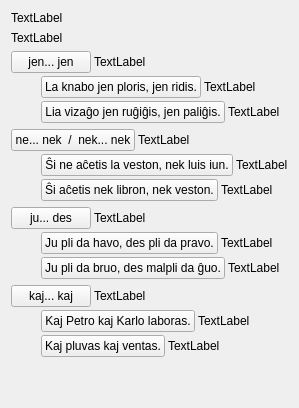
     <widget class="QWidget" name="tab_8">
      <attribute name="icon">
       <iconset resource="ikonoj.qrc">
        <normaloff>:/ikonoj/leciono.png</normaloff>:/ikonoj/leciono.png</iconset>
      </attribute>
      <attribute name="title">
       <string>8</string>
      </attribute>
      <layout class="QVBoxLayout" name="verticalLayout_104">
       <item>
        <widget class="titolo" name="Lec11_Label6">
         <property name="text">
          <string>TextLabel</string>
         </property>
        </widget>
       </item>
       <item>
        <widget class="QLabel" name="Lec11_Label866">
         <property name="text">
          <string>TextLabel</string>
         </property>
         <property name="wordWrap">
          <bool>true</bool>
         </property>
        </widget>
       </item>
       <item>
        <layout class="QVBoxLayout" name="verticalLayout_96">
         <property name="spacing">
          <number>3</number>
         </property>
         <item>
          <layout class="QHBoxLayout" name="horizontalLayout_165" stretch="3,1">
           <item>
            <widget class="neklakebla" name="Lec11_Button711_3">
             <property name="sizePolicy">
              <sizepolicy hsizetype="Maximum" vsizetype="Fixed">
               <horstretch>0</horstretch>
               <verstretch>0</verstretch>
              </sizepolicy>
             </property>
             <property name="text">
              <string>jen... jen</string>
             </property>
            </widget>
           </item>
           <item>
            <widget class="QLabel" name="Lec11_Label9">
             <property name="text">
              <string>TextLabel</string>
             </property>
             <property name="wordWrap">
              <bool>true</bool>
             </property>
            </widget>
           </item>
          </layout>
         </item>
         <item>
          <layout class="QHBoxLayout" name="horizontalLayout_166">
           <item>
            <spacer name="horizontalSpacer_55">
             <property name="orientation">
              <enum>Qt::Horizontal</enum>
             </property>
             <property name="sizeType">
              <enum>QSizePolicy::Fixed</enum>
             </property>
             <property name="sizeHint" stdset="0">
              <size>
               <width>30</width>
               <height>20</height>
              </size>
             </property>
            </spacer>
           </item>
           <item>
            <layout class="QVBoxLayout" name="verticalLayout_97">
             <property name="spacing">
              <number>3</number>
             </property>
             <item>
              <layout class="QHBoxLayout" name="horizontalLayout_167" stretch="3,1">
               <item>
                <widget class="neklakebla" name="pushButton_97">
                 <property name="sizePolicy">
                  <sizepolicy hsizetype="Maximum" vsizetype="Fixed">
                   <horstretch>0</horstretch>
                   <verstretch>0</verstretch>
                  </sizepolicy>
                 </property>
                 <property name="text">
                  <string>La knabo jen ploris, jen ridis.</string>
                 </property>
                </widget>
               </item>
               <item>
                <widget class="QLabel" name="Lec11_Label867">
                 <property name="text">
                  <string>TextLabel</string>
                 </property>
                 <property name="wordWrap">
                  <bool>true</bool>
                 </property>
                </widget>
               </item>
              </layout>
             </item>
             <item>
              <layout class="QHBoxLayout" name="horizontalLayout_168" stretch="3,1">
               <item>
                <widget class="neklakebla" name="pushButton_98">
                 <property name="sizePolicy">
                  <sizepolicy hsizetype="Maximum" vsizetype="Fixed">
                   <horstretch>0</horstretch>
                   <verstretch>0</verstretch>
                  </sizepolicy>
                 </property>
                 <property name="text">
                  <string>Lia vizaĝo jen ruĝiĝis, jen paliĝis.</string>
                 </property>
                </widget>
               </item>
               <item>
                <widget class="QLabel" name="Lec11_Label868">
                 <property name="text">
                  <string>TextLabel</string>
                 </property>
                 <property name="wordWrap">
                  <bool>true</bool>
                 </property>
                </widget>
               </item>
              </layout>
             </item>
            </layout>
           </item>
          </layout>
         </item>
        </layout>
       </item>
       <item>
        <layout class="QVBoxLayout" name="verticalLayout_98">
         <property name="spacing">
          <number>3</number>
         </property>
         <item>
          <layout class="QHBoxLayout" name="horizontalLayout_169" stretch="3,1">
           <item>
            <widget class="neklakebla" name="Lec11_Button711_4">
             <property name="sizePolicy">
              <sizepolicy hsizetype="Maximum" vsizetype="Fixed">
               <horstretch>0</horstretch>
               <verstretch>0</verstretch>
              </sizepolicy>
             </property>
             <property name="text">
              <string>ne... nek  /  nek... nek</string>
             </property>
            </widget>
           </item>
           <item>
            <widget class="QLabel" name="Lec11_Label15">
             <property name="text">
              <string>TextLabel</string>
             </property>
             <property name="wordWrap">
              <bool>true</bool>
             </property>
            </widget>
           </item>
          </layout>
         </item>
         <item>
          <layout class="QHBoxLayout" name="horizontalLayout_170">
           <item>
            <spacer name="horizontalSpacer_56">
             <property name="orientation">
              <enum>Qt::Horizontal</enum>
             </property>
             <property name="sizeType">
              <enum>QSizePolicy::Fixed</enum>
             </property>
             <property name="sizeHint" stdset="0">
              <size>
               <width>30</width>
               <height>20</height>
              </size>
             </property>
            </spacer>
           </item>
           <item>
            <layout class="QVBoxLayout" name="verticalLayout_99">
             <property name="spacing">
              <number>3</number>
             </property>
             <item>
              <layout class="QHBoxLayout" name="horizontalLayout_171" stretch="3,1">
               <item>
                <widget class="neklakebla" name="pushButton_99">
                 <property name="sizePolicy">
                  <sizepolicy hsizetype="Maximum" vsizetype="Fixed">
                   <horstretch>0</horstretch>
                   <verstretch>0</verstretch>
                  </sizepolicy>
                 </property>
                 <property name="text">
                  <string>Ŝi ne aĉetis la veston, nek luis iun.</string>
                 </property>
                </widget>
               </item>
               <item>
                <widget class="QLabel" name="Lec11_Label7">
                 <property name="text">
                  <string>TextLabel</string>
                 </property>
                 <property name="wordWrap">
                  <bool>true</bool>
                 </property>
                </widget>
               </item>
              </layout>
             </item>
             <item>
              <layout class="QHBoxLayout" name="horizontalLayout_172" stretch="3,1">
               <item>
                <widget class="neklakebla" name="pushButton_100">
                 <property name="sizePolicy">
                  <sizepolicy hsizetype="Maximum" vsizetype="Fixed">
                   <horstretch>0</horstretch>
                   <verstretch>0</verstretch>
                  </sizepolicy>
                 </property>
                 <property name="text">
                  <string>Ŝi aĉetis nek libron, nek veston.</string>
                 </property>
                </widget>
               </item>
               <item>
                <widget class="QLabel" name="Lec11_Label8">
                 <property name="text">
                  <string>TextLabel</string>
                 </property>
                 <property name="wordWrap">
                  <bool>true</bool>
                 </property>
                </widget>
               </item>
              </layout>
             </item>
            </layout>
           </item>
          </layout>
         </item>
        </layout>
       </item>
       <item>
        <layout class="QVBoxLayout" name="verticalLayout_100">
         <property name="spacing">
          <number>3</number>
         </property>
         <item>
          <layout class="QHBoxLayout" name="horizontalLayout_173" stretch="3,1">
           <item>
            <widget class="neklakebla" name="Lec11_Button711_5">
             <property name="sizePolicy">
              <sizepolicy hsizetype="Maximum" vsizetype="Fixed">
               <horstretch>0</horstretch>
               <verstretch>0</verstretch>
              </sizepolicy>
             </property>
             <property name="text">
              <string>ju... des</string>
             </property>
            </widget>
           </item>
           <item>
            <widget class="QLabel" name="Lec11_Label16">
             <property name="text">
              <string>TextLabel</string>
             </property>
             <property name="wordWrap">
              <bool>true</bool>
             </property>
            </widget>
           </item>
          </layout>
         </item>
         <item>
          <layout class="QHBoxLayout" name="horizontalLayout_174">
           <item>
            <spacer name="horizontalSpacer_57">
             <property name="orientation">
              <enum>Qt::Horizontal</enum>
             </property>
             <property name="sizeType">
              <enum>QSizePolicy::Fixed</enum>
             </property>
             <property name="sizeHint" stdset="0">
              <size>
               <width>30</width>
               <height>20</height>
              </size>
             </property>
            </spacer>
           </item>
           <item>
            <layout class="QVBoxLayout" name="verticalLayout_101">
             <property name="spacing">
              <number>3</number>
             </property>
             <item>
              <layout class="QHBoxLayout" name="horizontalLayout_175" stretch="3,1">
               <item>
                <widget class="neklakebla" name="pushButton_101">
                 <property name="sizePolicy">
                  <sizepolicy hsizetype="Maximum" vsizetype="Fixed">
                   <horstretch>0</horstretch>
                   <verstretch>0</verstretch>
                  </sizepolicy>
                 </property>
                 <property name="text">
                  <string>Ju pli da havo, des pli da pravo.</string>
                 </property>
                </widget>
               </item>
               <item>
                <widget class="QLabel" name="Lec11_Label13">
                 <property name="text">
                  <string>TextLabel</string>
                 </property>
                 <property name="wordWrap">
                  <bool>true</bool>
                 </property>
                </widget>
               </item>
              </layout>
             </item>
             <item>
              <layout class="QHBoxLayout" name="horizontalLayout_176" stretch="3,1">
               <item>
                <widget class="neklakebla" name="pushButton_102">
                 <property name="sizePolicy">
                  <sizepolicy hsizetype="Maximum" vsizetype="Fixed">
                   <horstretch>0</horstretch>
                   <verstretch>0</verstretch>
                  </sizepolicy>
                 </property>
                 <property name="text">
                  <string>Ju pli da bruo, des malpli da ĝuo.</string>
                 </property>
                </widget>
               </item>
               <item>
                <widget class="QLabel" name="Lec11_Label14">
                 <property name="text">
                  <string>TextLabel</string>
                 </property>
                 <property name="wordWrap">
                  <bool>true</bool>
                 </property>
                </widget>
               </item>
              </layout>
             </item>
            </layout>
           </item>
          </layout>
         </item>
        </layout>
       </item>
       <item>
        <layout class="QVBoxLayout" name="verticalLayout_102">
         <property name="spacing">
          <number>3</number>
         </property>
         <item>
          <layout class="QHBoxLayout" name="horizontalLayout_177" stretch="3,1">
           <item>
            <widget class="neklakebla" name="Lec11_Button711_6">
             <property name="sizePolicy">
              <sizepolicy hsizetype="Maximum" vsizetype="Fixed">
               <horstretch>0</horstretch>
               <verstretch>0</verstretch>
              </sizepolicy>
             </property>
             <property name="text">
              <string>kaj... kaj</string>
             </property>
            </widget>
           </item>
           <item>
            <widget class="QLabel" name="Lec11_Label19">
             <property name="text">
              <string>TextLabel</string>
             </property>
             <property name="wordWrap">
              <bool>true</bool>
             </property>
            </widget>
           </item>
          </layout>
         </item>
         <item>
          <layout class="QHBoxLayout" name="horizontalLayout_178">
           <item>
            <spacer name="horizontalSpacer_58">
             <property name="orientation">
              <enum>Qt::Horizontal</enum>
             </property>
             <property name="sizeType">
              <enum>QSizePolicy::Fixed</enum>
             </property>
             <property name="sizeHint" stdset="0">
              <size>
               <width>30</width>
               <height>20</height>
              </size>
             </property>
            </spacer>
           </item>
           <item>
            <layout class="QVBoxLayout" name="verticalLayout_103">
             <property name="spacing">
              <number>3</number>
             </property>
             <item>
              <layout class="QHBoxLayout" name="horizontalLayout_179" stretch="3,1">
               <item>
                <widget class="neklakebla" name="pushButton_103">
                 <property name="sizePolicy">
                  <sizepolicy hsizetype="Maximum" vsizetype="Fixed">
                   <horstretch>0</horstretch>
                   <verstretch>0</verstretch>
                  </sizepolicy>
                 </property>
                 <property name="text">
                  <string>Kaj Petro kaj Karlo laboras.</string>
                 </property>
                </widget>
               </item>
               <item>
                <widget class="QLabel" name="Lec11_Label17">
                 <property name="text">
                  <string>TextLabel</string>
                 </property>
                 <property name="wordWrap">
                  <bool>true</bool>
                 </property>
                </widget>
               </item>
              </layout>
             </item>
             <item>
              <layout class="QHBoxLayout" name="horizontalLayout_180" stretch="3,1">
               <item>
                <widget class="neklakebla" name="pushButton_104">
                 <property name="sizePolicy">
                  <sizepolicy hsizetype="Maximum" vsizetype="Fixed">
                   <horstretch>0</horstretch>
                   <verstretch>0</verstretch>
                  </sizepolicy>
                 </property>
                 <property name="text">
                  <string>Kaj pluvas kaj ventas.</string>
                 </property>
                </widget>
               </item>
               <item>
                <widget class="QLabel" name="Lec11_Label18">
                 <property name="text">
                  <string>TextLabel</string>
                 </property>
                 <property name="wordWrap">
                  <bool>true</bool>
                 </property>
                </widget>
               </item>
              </layout>
             </item>
            </layout>
           </item>
          </layout>
         </item>
        </layout>
       </item>
       <item>
        <spacer name="verticalSpacer_13">
         <property name="orientation">
          <enum>Qt::Vertical</enum>
         </property>
         <property name="sizeHint" stdset="0">
          <size>
           <width>20</width>
           <height>40</height>
          </size>
         </property>
        </spacer>
       </item>
      </layout>
     </widget>
